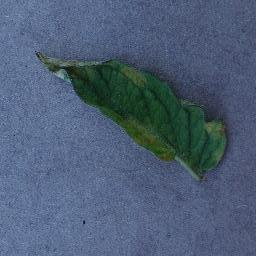
#> input picture raspberry_task/data/train/Tomato___Leaf_Mold/Tomato___Leaf_Mold_original_60f7b149-4286-4101-a156-9bf5551261d7___Crnl_L.Mold 7137.JPG_699bc656-1cb5-4f78-9ae6-b65d5b75185e.JPG, 256 x 256 px; its folder holds only this picture in this run
$ jupyter execute --allow-errors 02_feature_engineering.ipynb
#> lines starting #> are read from the running program, lines starting #| are printed output that depends on the picture
# Feature Engineering for Tomato Disease Classification

This notebook demonstrates feature engineering steps using functions from the `src` directory. We will load images, apply background removal, augmentations, and extract simple features for modeling.

[cell 1]
# 1. Import Required Libraries and Source Functions
import sys
from pathlib import Path
project_root = Path.cwd().parent
if str(project_root) not in sys.path:
    sys.path.insert(0, str(project_root))

import os
import numpy as np
import pandas as pd
import matplotlib.pyplot as plt
import cv2
from PIL import Image

#> (the rest of this cell did not finish here and is left out)

## 2. Load Dataset

We will load a sample image and a batch of images for feature engineering. Adjust the path as needed for your dataset.

[cell 2]
# Set a sample image path (update as needed)
sample_image_path = os.path.join(project_root, 'data', 'train')
first_class = [d for d in sorted(Path(sample_image_path).iterdir()) if d.is_dir()][0]
first_image = list(first_class.glob('*'))[0]
print('Sample image:', first_image)

# Load and show the original image
img = Image.open(first_image).convert('RGB')
#> img is the input picture: PIL image 256x256 RGB; mean R, G, B 76.9, 93.7, 117.4
plt.imshow(img)
plt.title('Original Image')
plt.axis('off')
plt.show()

#> (a cell that did not finish here is left out)

## 3. Explore Raw Features

Let's extract and display some basic features from the sample image, such as mean and standard deviation of pixel values.

[cell 4]
# Compute mean and std for original and background-removed images
img_np = np.asarray(img)
#> (the rest of this cell did not finish here and is left out)

## 4. Apply Feature Engineering Functions

Now let's apply augmentations and visualize the results.

[cell 5]
# Apply and visualize augmentations on the sample image
augmented_imgs = []
#> (the rest of this cell did not finish here and is left out)

## 5. Create New Features

Let's extract color histograms as additional features from the sample image.

[cell 6]
# Extract color histograms for each channel
hist_features = {}
for i, color in enumerate(['R', 'G', 'B']):
    hist = cv2.calcHist([np.asarray(img)], [i], None, [32], [0, 256]).flatten()
    hist_features[f'{color}_hist'] = hist
#> after the loop, hist_features = 3 items

hist_df = pd.DataFrame(hist_features)
#> hist_df = table of 32 rows and 3 columns
display(hist_df.T)

plt.figure(figsize=(10,3))
for i, color in enumerate(['R', 'G', 'B']):
    plt.plot(hist_features[f'{color}_hist'], color=color.lower(), label=f'{color} channel')
plt.legend()
plt.title('Color Histograms (Original Image)')
plt.show()
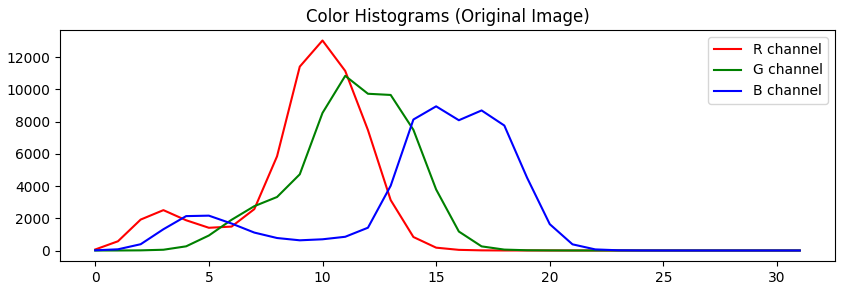
#> figure drawn by matplotlib, 1 panel; curve peaks at x = 10, y = 13040; curve peaks at x = 11, y = 10846; curve peaks at x = 15, y = 8952


$ run again, on raspberry_task/data/train/Tomato___Tomato_mosaic_virus/Tomato___Tomato_mosaic_virus_original_14112644-0ec3-465b-af00-ac2286d8e15f___PSU_CG 2344.JPG_d25aa6d8-0257-4b75-9913-fa8c8ade7ed0.JPG
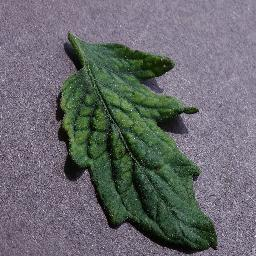
#> input picture raspberry_task/data/train/Tomato___Tomato_mosaic_virus/Tomato___Tomato_mosaic_virus_original_14112644-0ec3-465b-af00-ac2286d8e15f___PSU_CG 2344.JPG_d25aa6d8-0257-4b75-9913-fa8c8ade7ed0.JPG, 256 x 256 px
#> img is the input picture: PIL image 256x256 RGB; mean R, G, B 104, 105.3, 108.5
#> after the loop `for i, color in enumerate(['R', 'G', 'B']):`: hist_features = 3 items
#> hist_df = table of 32 rows and 3 columns
#> `plt.show()`:
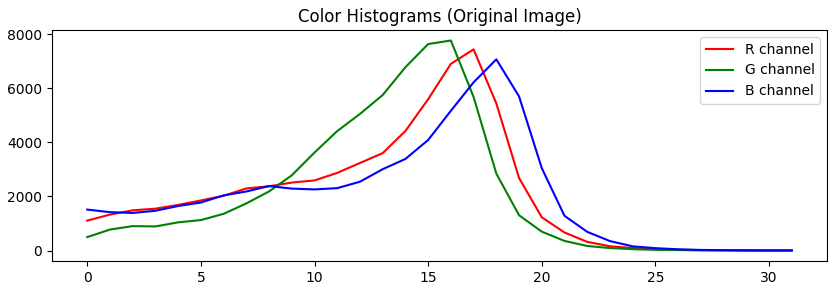
#> figure drawn by matplotlib, 1 panel; curve peaks at x = 17, y = 7436; curve peaks at x = 16, y = 7763; curve peaks at x = 18, y = 7067

$ run again, on raspberry_task/data/train/Tomato___Leaf_Mold/Tomato___Leaf_Mold_original_6e5d3e12-17ad-4c87-bb29-26b13a797560___Crnl_L.Mold 9075.JPG_03feb974-e8d4-42cd-bdfd-df6065541e41.JPG
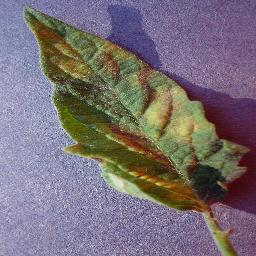
#> input picture raspberry_task/data/train/Tomato___Leaf_Mold/Tomato___Leaf_Mold_original_6e5d3e12-17ad-4c87-bb29-26b13a797560___Crnl_L.Mold 9075.JPG_03feb974-e8d4-42cd-bdfd-df6065541e41.JPG, 256 x 256 px
#> img is the input picture: PIL image 256x256 RGB; mean R, G, B 120.5, 110.9, 118
#> after the loop `for i, color in enumerate(['R', 'G', 'B']):`: hist_features = 3 items
#> hist_df = table of 32 rows and 3 columns
#> `plt.show()`:
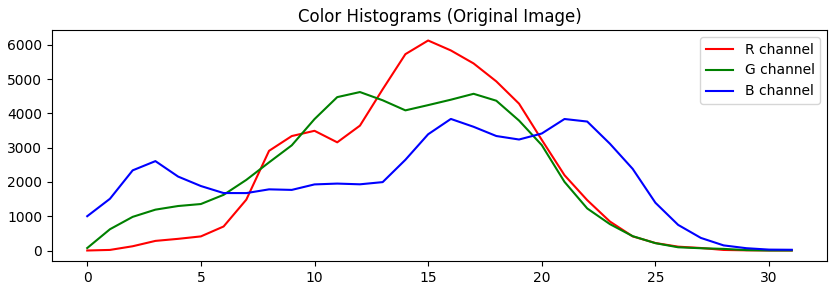
#> figure drawn by matplotlib, 1 panel; curve peaks at x = 15, y = 6124; curve peaks at x = 12, y = 4621; curve peaks at x = 16, y = 3837
